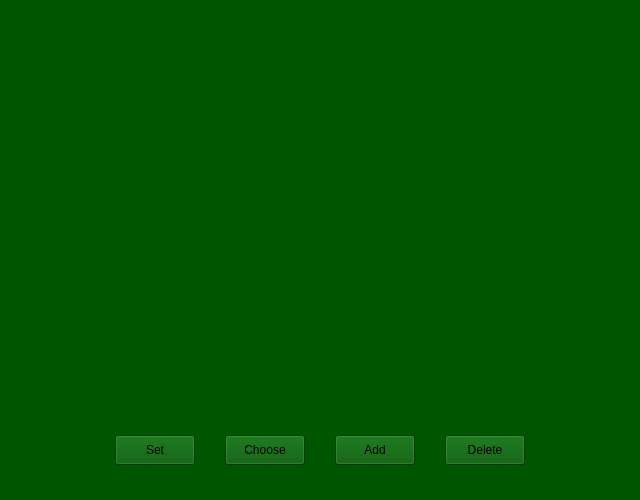
<?xml version="1.0" encoding="UTF-8"?>
<ui version="4.0">
 <class>StandartTab</class>
 <widget class="QWidget" name="StandartTab">
  <property name="windowModality">
   <enum>Qt::NonModal</enum>
  </property>
  <property name="geometry">
   <rect>
    <x>0</x>
    <y>0</y>
    <width>640</width>
    <height>500</height>
   </rect>
  </property>
  <property name="sizePolicy">
   <sizepolicy hsizetype="Preferred" vsizetype="Preferred">
    <horstretch>0</horstretch>
    <verstretch>0</verstretch>
   </sizepolicy>
  </property>
  <property name="focusPolicy">
   <enum>Qt::NoFocus</enum>
  </property>
  <property name="windowTitle">
   <string>Form</string>
  </property>
  <property name="styleSheet">
   <string notr="true">background-color: rgb(0, 85, 0);</string>
  </property>
  <widget class="QWidget" name="StandartTabWidget" native="true">
   <property name="geometry">
    <rect>
     <x>0</x>
     <y>0</y>
     <width>640</width>
     <height>500</height>
    </rect>
   </property>
   <property name="sizePolicy">
    <sizepolicy hsizetype="Preferred" vsizetype="Preferred">
     <horstretch>0</horstretch>
     <verstretch>0</verstretch>
    </sizepolicy>
   </property>
   <property name="styleSheet">
    <string notr="true"/>
   </property>
   <widget class="QWidget" name="StandartTabButtonMenuWidget" native="true">
    <property name="geometry">
     <rect>
      <x>95</x>
      <y>420</y>
      <width>450</width>
      <height>60</height>
     </rect>
    </property>
    <property name="styleSheet">
     <string notr="true"/>
    </property>
    <widget class="QPushButton" name="StandartTabDeleteButton">
     <property name="geometry">
      <rect>
       <x>350</x>
       <y>15</y>
       <width>80</width>
       <height>30</height>
      </rect>
     </property>
     <property name="text">
      <string>Delete</string>
     </property>
    </widget>
    <widget class="QPushButton" name="StandartTabSetButton">
     <property name="geometry">
      <rect>
       <x>20</x>
       <y>15</y>
       <width>80</width>
       <height>30</height>
      </rect>
     </property>
     <property name="text">
      <string>Set</string>
     </property>
    </widget>
    <widget class="QPushButton" name="StandartTabAddButton">
     <property name="geometry">
      <rect>
       <x>240</x>
       <y>15</y>
       <width>80</width>
       <height>30</height>
      </rect>
     </property>
     <property name="text">
      <string>Add</string>
     </property>
    </widget>
    <widget class="QPushButton" name="StandartTabChooseButton">
     <property name="geometry">
      <rect>
       <x>130</x>
       <y>15</y>
       <width>80</width>
       <height>30</height>
      </rect>
     </property>
     <property name="text">
      <string>Choose</string>
     </property>
    </widget>
   </widget>
  </widget>
 </widget>
 <resources/>
 <connections/>
</ui>
